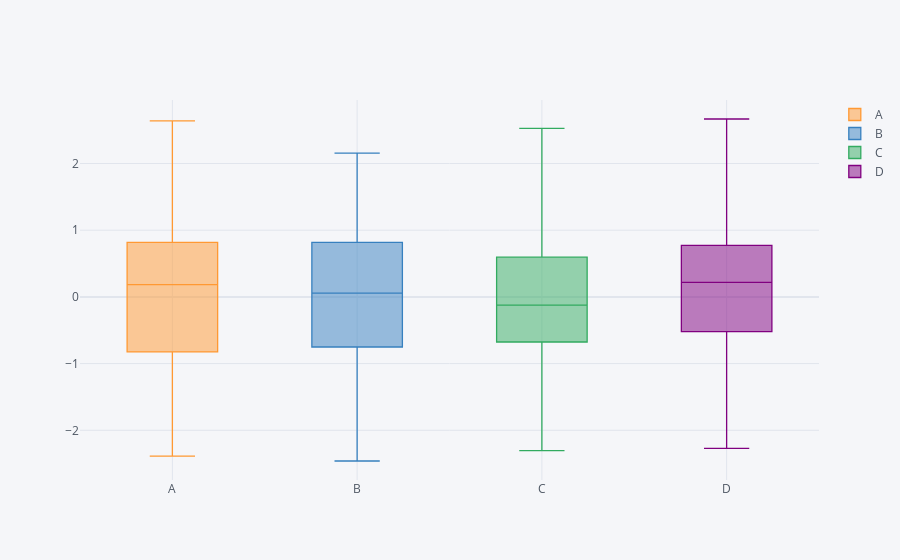

The code cell stored with this chart in its notebook:
### Code cell
#box plot
df.iplot(kind='box')
